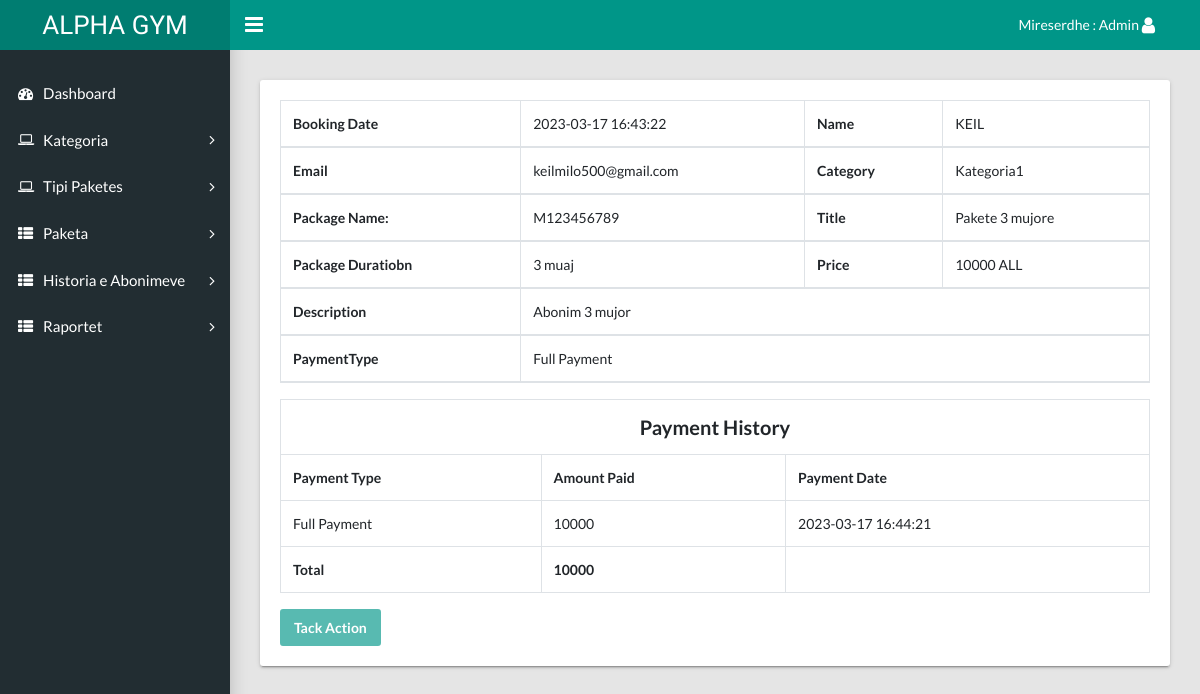
Page /gym/admin/booking-history-details.php?bookingid=8 (signed in) on the committed database.
### tables this page shows
CREATE TABLE `tblbooking` (
  `id` int(11) NOT NULL,
  `package_id` varchar(45) DEFAULT NULL,
  `userid` varchar(45) DEFAULT NULL,
  `booking_date` timestamp NULL DEFAULT current_timestamp(),
  `payment` varchar(45) DEFAULT NULL,
  `paymentType` varchar(45) DEFAULT NULL
);

CREATE TABLE `tbluser` (
  `id` int(11) NOT NULL,
  `fname` varchar(45) DEFAULT NULL,
  `lname` varchar(45) DEFAULT NULL,
  `email` varchar(45) DEFAULT NULL,
  `mobile` varchar(45) DEFAULT NULL,
  `password` varchar(100) DEFAULT NULL,
  `state` varchar(45) DEFAULT NULL,
  `city` varchar(45) DEFAULT NULL,
  `address` varchar(200) DEFAULT NULL,
  `create_date` timestamp NULL DEFAULT current_timestamp()
);

CREATE TABLE `tblcategory` (
  `id` int(11) NOT NULL,
  `category_name` varchar(45) DEFAULT NULL,
  `status` varchar(45) DEFAULT '0'
);

CREATE TABLE `tblpackage` (
  `id` int(11) NOT NULL,
  `cate_id` varchar(45) DEFAULT NULL,
  `PackageName` varchar(45) DEFAULT NULL
);

CREATE TABLE `tbladdpackage` (
  `id` int(11) NOT NULL,
  `category` varchar(45) DEFAULT NULL,
  `titlename` varchar(450) DEFAULT NULL,
  `PackageType` varchar(45) DEFAULT NULL,
  `PackageDuratiobn` varchar(45) DEFAULT NULL,
  `Price` varchar(45) DEFAULT NULL,
  `uploadphoto` varchar(450) DEFAULT NULL,
  `Description` varchar(450) DEFAULT NULL,
  `create_date` timestamp NULL DEFAULT current_timestamp()
);

CREATE TABLE `tblpayment` (
  `id` int(11) NOT NULL,
  `bookingID` varchar(45) DEFAULT NULL,
  `paymentType` varchar(45) DEFAULT NULL,
  `payment` varchar(45) DEFAULT NULL,
  `payment_date` timestamp NULL DEFAULT current_timestamp()
);

### gym/admin/booking-history-details.php (the view, shortened to what this page needs)
<?php session_start();
include  'include/config.php';
if (strlen($_SESSION['adminid']==0)) {
  header('location:logout.php');
  } else{
$bookindid=$_GET['bookingid'];
?>
<!DOCTYPE html>
<html lang="en">
  <head>
    <link rel="stylesheet" type="text/css" href="css/main.css">
    <link rel="stylesheet" type="text/css" href="https://maxcdn.bootstrapcdn.com/font-awesome/4.7.0/css/font-awesome.min.css">
  </head>
  <body class="app sidebar-mini rtl">
   <?php include 'include/header.php'; ?>
    <?php include 'include/sidebar.php'; ?>
    <main class="app-content">
       <div class="row">
        <div class="col-md-12">
          <div class="tile">
            <div class="tile-body">
              <table class="table table-hover table-bordered">
                <thead>
                   <?php
                  $sql="SELECT t1.id as bookingid,t3.fname as Name, t3.email as email,t1.booking_date as bookingdate,t2.titlename as title,t2.PackageDuratiobn as PackageDuratiobn,
t2.Price as Price,t2.Description as Description,t4.category_name as category_name,t5.PackageName as PackageName,payment,paymentType FROM tblbooking as t1
 join tbladdpackage as t2
on t1.package_id =t2.id
join tbluser as t3
on t1.userid=t3.id
join tblcategory as t4
on t2.category=t4.id
join tblpackage as t5
on t2.PackageType=t5.id
 where t1.id=:bookindid";
                  $query= $dbh->prepare($sql);
                  $query->bindParam(':bookindid',$bookindid, PDO::PARAM_STR);
                  $query-> execute();
                  $results = $query -> fetchAll(PDO::FETCH_OBJ);
                  $cnt=1;
                  if($query -> rowCount() > 0)
                  {
                  foreach($results as $result)
                  {
                  ?>
                  <tr>
                   <th>Booking Date</th>
                   <td><?php echo $result->bookingdate; ?></td>
                    <th>Name</th>
                    <td><?php echo $result->Name; ?></td>
                  </tr>
                  <tr>
                   <th>Email</th>
                   <td><?php echo $result->email; ?></td>
                    <th>Category</th>
                    <td><?php echo $result->category_name; ?></td>
                  </tr>
                  <tr>
                   <th>Package Name:</th>
                   <td><?php echo $result->PackageName; ?></td>
                    <th>Title</th>
                    <td><?php echo $result->title; ?></td>
                  </tr>
                  <tr>
                   <th>Package Duratiobn</th>
                   <td><?php echo $result->PackageDuratiobn; ?></td>
                    <th>Price</th>
                    <td><?php echo $result->Price; ?></td>
                  </tr>
                  <tr>
                   <th>Description</th>
                   <td colspan="3"><?php echo $result->Description; ?></td>
                  </tr>
                  <tr>
                   <th>PaymentType</th>
                   <td colspan="3"><?php echo $ptype=$result->paymentType; ?></td>
                  </tr>
                  <?php  $cnt=$cnt+1; } } ?>
                </thead>
              </table>
            <?php   $sql="SELECT * from tblpayment
 where bookingID=:bookindid";
                  $query= $dbh->prepare($sql);
                  $query->bindParam(':bookindid',$bookindid, PDO::PARAM_STR);
                  $query-> execute();
                  $results = $query -> fetchAll(PDO::FETCH_OBJ);
                  if($query -> rowCount() > 0)
                  { ?>
                       <table class="table table-hover table-bordered">
                        <tr>
                          <th colspan="3" style="text-align:center;font-size:20px;">Payment History</th>
                        </tr>
                        <tr>
                          <th>Payment Type</th>
                          <th>Amount Paid</th>
                          <th>Payment Date</th>
                        </tr>
 <?php foreach($results as $result)
                  { ?>
<tr>
  <td><?php echo $result->paymentType; ?></td>
  <td><?php echo $tpayment=$result->payment; ?></td>
  <td><?php echo $result->payment_date; ?></td>
</tr>
<?php
$gpayment+=$tpayment;
}  ?>
<tr>
  <th>Total</th>
  <th><?php echo $gpayment;?></th>
</tr>
                       </table>
                     <?php } ?>
               <td>
                <?php
                if($ptype=='Full Payment')
                {
                  echo ' <button type="button" class="btn btn-primary" disabled="" data-toggle="modal" data-target="#myModal">Tack Action</button>';
                }
                else{
echo ' <button type="button" class="btn btn-primary" data-toggle="modal" data-target="#myModal">Tack Action</button>';                }
               ?>
                     </td>
            </div>
          </div>
        </div>
      </div>
    </main>
  </body>
</html>
  <?php } ?>

### rows in the picture
tblbooking: booking_date "2023-03-17 16:43:22", userid.fname "KEIL", userid.email "keilmilo500@gmail.com", tblcategory.category_name "Kategoria1", package.PackageName "M123456789", tbladdpackage.titlename "Pakete 3 mujore", tbladdpackage.PackageDuratiobn "3 muaj", tbladdpackage.Price "10000 ALL", tbladdpackage.Description "Abonim 3 mujor", paymentType "Full Payment"
tblpayment: paymentType "Full Payment", payment "10000", payment_date "2023-03-17 16:44:21"

### other values in the picture
$gpayment "10000"
